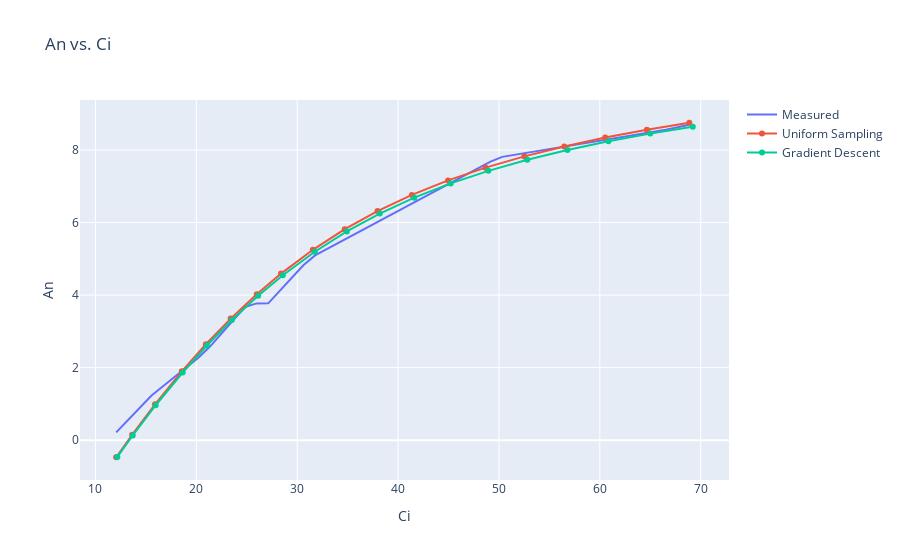

Here is the notebook cell this chart was saved with:
### Markdown cell above
### Graphing the results

### Code cell
cair_values = np.linspace(10, 100, 19)

observed_values = get_observed_values("2021-07-15-Me2-05.csv")

uniform_values = get_model_values(cair_values, uniform_vcmax)
gradient_values = get_model_values(cair_values, gradient_vcmax)

# For plotting, truncate observed results to the range from uniform sampling.
observed_x = np.linspace(uniform_values['ci'][0], uniform_values['ci'][-1], 50) 
observed_y = linear_interp_with_extrapolation(observed_values['ci'], observed_values['an'], observed_x)

# Graph predicted and measured values. 
fig = go.Figure(data=go.Scatter(x=observed_x, y=observed_y, name="Measured"))
fig.add_trace(go.Scatter(x=uniform_values['ci'], y=uniform_values['an'], name="Uniform Sampling"))
fig.add_trace(go.Scatter(x=gradient_values['ci'], y=gradient_values['an'], name="Gradient Descent"))
fig.update(
    layout_title_text="An vs. Ci",
    layout_xaxis_title_text="Ci",
    layout_yaxis_title_text="An",
)
fig.show()

### Figure 1 — Plotly figure (JSON) as saved in the notebook; plotly's stock layout.template omitted (floating-point values rounded to 4 significant figures)
{"data": [{"name": "Measured", "type": "scatter", "x": [12.06, 13.22, 14.38, 15.54, 16.69, 17.85, 19.01, 20.17, 21.33, 22.49, 23.65, 24.81, 25.97, 27.13, 28.29, 29.45, 30.61, 31.77, 32.93, 34.09, 35.25, 36.41, 37.57, 38.73, 39.89, 41.04, 42.2, 43.36, 44.52, 45.68, 46.84, 48.0, 49.16, 50.32, 51.48, 52.64, 53.8, 54.96, 56.12, 57.28, 58.44, 59.6, 60.76, 61.92, 63.08, 64.23, 65.39, 66.55, 67.71, 68.87], "y": [0.2138, 0.556, 0.8981, 1.223, 1.484, 1.744, 2.005, 2.266, 2.574, 2.938, 3.303, 3.668, 3.772, 3.773, 4.123, 4.473, 4.822, 5.095, 5.265, 5.435, 5.606, 5.776, 5.946, 6.12, 6.294, 6.467, 6.641, 6.815, 6.989, 7.162, 7.336, 7.51, 7.684, 7.813, 7.865, 7.918, 7.971, 8.024, 8.077, 8.13, 8.183, 8.235, 8.288, 8.341, 8.394, 8.447, 8.5, 8.558, 8.628, 8.699]}, {"name": "Uniform Sampling", "type": "scatter", "x": [12.06, 13.64, 15.9, 18.56, 20.95, 23.4, 25.99, 28.4, 31.55, 34.72, 37.96, 41.36, 44.95, 48.67, 52.52, 56.48, 60.53, 64.67, 68.87], "y": [-0.4721, 0.1486, 0.9867, 1.897, 2.645, 3.351, 4.026, 4.593, 5.25, 5.818, 6.318, 6.764, 7.163, 7.515, 7.826, 8.101, 8.344, 8.56, 8.753]}, {"name": "Gradient Descent", "type": "scatter", "x": [12.17, 13.69, 15.97, 18.64, 21.05, 23.52, 26.13, 28.58, 31.74, 34.92, 38.18, 41.61, 45.21, 48.95, 52.81, 56.79, 60.85, 65.0, 69.22], "y": [-0.462, 0.1284, 0.9624, 1.864, 2.608, 3.311, 3.981, 4.548, 5.195, 5.755, 6.248, 6.687, 7.081, 7.427, 7.732, 8.002, 8.241, 8.454, 8.643]}], "layout": {"title": {"text": "An vs. Ci"}, "xaxis": {"title": {"text": "Ci"}}, "yaxis": {"title": {"text": "An"}}}}
